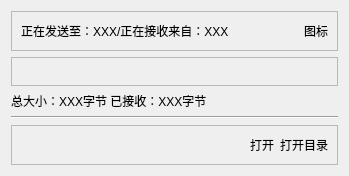
<?xml version="1.0" encoding="UTF-8"?>
<ui version="4.0">
 <class>FileTransferWin</class>
 <widget class="QWidget" name="FileTransferWin">
  <property name="geometry">
   <rect>
    <x>0</x>
    <y>0</y>
    <width>349</width>
    <height>176</height>
   </rect>
  </property>
  <property name="windowTitle">
   <string>Form</string>
  </property>
  <layout class="QVBoxLayout" name="verticalLayout" stretch="1,2,1,0,1">
   <item>
    <widget class="QFrame" name="frame">
     <property name="frameShape">
      <enum>QFrame::StyledPanel</enum>
     </property>
     <property name="frameShadow">
      <enum>QFrame::Raised</enum>
     </property>
     <layout class="QHBoxLayout" name="horizontalLayout">
      <item>
       <widget class="QLabel" name="label">
        <property name="text">
         <string>正在发送至：XXX/正在接收来自：XXX</string>
        </property>
       </widget>
      </item>
      <item>
       <spacer name="horizontalSpacer">
        <property name="orientation">
         <enum>Qt::Horizontal</enum>
        </property>
        <property name="sizeHint" stdset="0">
         <size>
          <width>74</width>
          <height>20</height>
         </size>
        </property>
       </spacer>
      </item>
      <item>
       <widget class="QLabel" name="label_3">
        <property name="text">
         <string>图标</string>
        </property>
       </widget>
      </item>
     </layout>
    </widget>
   </item>
   <item>
    <widget class="QFrame" name="frame_2">
     <property name="frameShape">
      <enum>QFrame::StyledPanel</enum>
     </property>
     <property name="frameShadow">
      <enum>QFrame::Raised</enum>
     </property>
    </widget>
   </item>
   <item>
    <widget class="QLabel" name="label_2">
     <property name="text">
      <string>总大小：XXX字节 已接收：XXX字节</string>
     </property>
    </widget>
   </item>
   <item>
    <widget class="Line" name="line">
     <property name="orientation">
      <enum>Qt::Horizontal</enum>
     </property>
    </widget>
   </item>
   <item>
    <widget class="QFrame" name="frame_3">
     <property name="frameShape">
      <enum>QFrame::StyledPanel</enum>
     </property>
     <property name="frameShadow">
      <enum>QFrame::Raised</enum>
     </property>
     <layout class="QHBoxLayout" name="horizontalLayout_2">
      <item>
       <spacer name="horizontalSpacer_2">
        <property name="orientation">
         <enum>Qt::Horizontal</enum>
        </property>
        <property name="sizeHint" stdset="0">
         <size>
          <width>224</width>
          <height>20</height>
         </size>
        </property>
       </spacer>
      </item>
      <item>
       <widget class="QLabel" name="label_4">
        <property name="text">
         <string>打开</string>
        </property>
       </widget>
      </item>
      <item>
       <widget class="QLabel" name="label_5">
        <property name="text">
         <string>打开目录</string>
        </property>
       </widget>
      </item>
     </layout>
    </widget>
   </item>
  </layout>
 </widget>
 <resources/>
 <connections/>
</ui>
